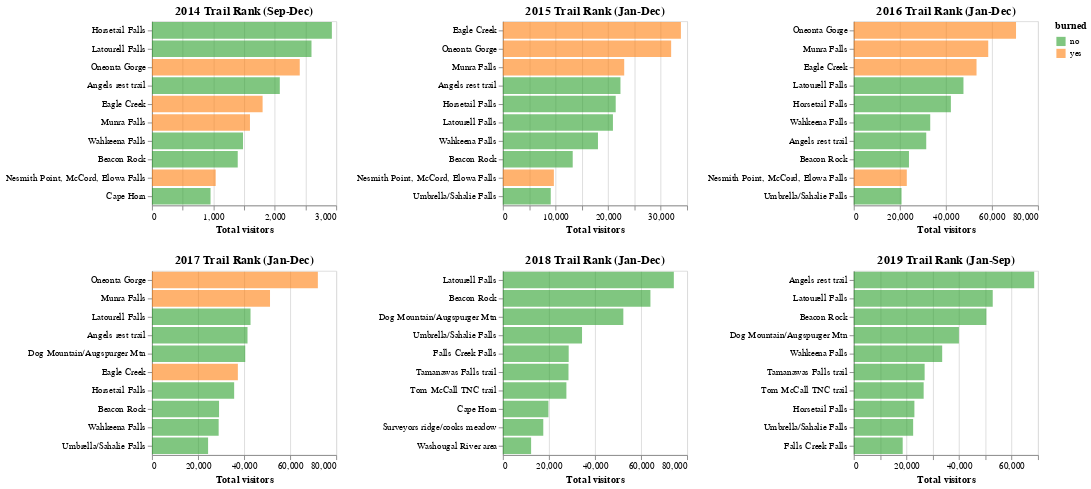

The notebook cell saved with this chart:
### Code cell
chart2014 = alt.Chart(popularity2014[0:10]).mark_bar(opacity=0.6).encode(
    y=alt.Y('Name:N', title = '', sort='-x'),
    x=alt.X('tot_vis:Q', title = 'Total visitors'),
    color = alt.Color('burned:N', scale=alt.Scale(range=colorCustom))
).properties(
    title='2014 Trail Rank (Sep-Dec)',
    width=200,
    height=200,
)

chart2015 = alt.Chart(popularity2015[0:10]).mark_bar(opacity=0.6).encode(
    y=alt.Y('Name:N', title = '', sort='-x'),
    x=alt.X('tot_vis:Q', title = 'Total visitors'),
    color = alt.Color('burned:N', scale=alt.Scale(range=colorCustom))
).properties(
    title='2015 Trail Rank (Jan-Dec)',
    width=200,
    height=200,
)

chart2016 = alt.Chart(popularity2016[0:10]).mark_bar(opacity=0.6).encode(
    y=alt.Y('Name:N', title = '', sort='-x'),
    x=alt.X('tot_vis:Q', title = 'Total visitors'),
    color = alt.Color('burned:N', scale=alt.Scale(range=colorCustom))
).properties(
    title='2016 Trail Rank (Jan-Dec)',
    width=200,
    height=200,
)

chart2017 = alt.Chart(popularity2017[0:10]).mark_bar(opacity=0.6).encode(
    y=alt.Y('Name:N', title = '', sort='-x'),
    x=alt.X('tot_vis:Q', title = 'Total visitors'),
    color = alt.Color('burned:N', scale=alt.Scale(range=colorCustom))
).properties(
    title='2017 Trail Rank (Jan-Dec)',
    width=200,
    height=200,
)

chart2018 = alt.Chart(popularity2018[0:10]).mark_bar(opacity=0.6).encode(
    y=alt.Y('Name:N', title = '', sort='-x'),
    x=alt.X('tot_vis:Q', title = 'Total visitors'),
    color = alt.Color('burned:N', scale=alt.Scale(range=colorCustom))
).properties(
    title='2018 Trail Rank (Jan-Dec)',
    width=200,
    height=200,
)

chart2019 = alt.Chart(popularity2019[0:10]).mark_bar(opacity=0.6).encode(
    y=alt.Y('Name:N', title = '', sort='-x'),
    x=alt.X('tot_vis:Q', title = 'Total visitors'),
    color = alt.Color('burned:N', scale=alt.Scale(range=colorCustom))
).properties(
    title='2019 Trail Rank (Jan-Sep)',
    width=200,
    height=200,
)

trail_popularity = chart2014 & chart2017 | chart2015 & chart2018 | chart2016 & chart2019
trail_popularity

### Figure 1 — Vega-Lite specification as saved in the notebook (floating-point values rounded to 4 significant figures)
{"config": {"view": {"continuousWidth": 400, "continuousHeight": 300}}, "hconcat": [{"vconcat": [{"data": {"name": "data-bacd5f5253fc859160ec9c64932429ca"}, "mark": {"type": "bar", "opacity": 0.6}, "encoding": {"color": {"field": "burned", "scale": {"range": ["#2ca02c", "#ff7f0e"]}, "type": "nominal"}, "x": {"field": "tot_vis", "title": "Total visitors", "type": "quantitative"}, "y": {"field": "Name", "sort": "-x", "title": "", "type": "nominal"}}, "height": 200, "title": "2014 Trail Rank (Sep-Dec)", "width": 200}, {"data": {"name": "data-87a51642dc098e4f5cc2fa7a485e9f26"}, "mark": {"type": "bar", "opacity": 0.6}, "encoding": {"color": {"field": "burned", "scale": {"range": ["#2ca02c", "#ff7f0e"]}, "type": "nominal"}, "x": {"field": "tot_vis", "title": "Total visitors", "type": "quantitative"}, "y": {"field": "Name", "sort": "-x", "title": "", "type": "nominal"}}, "height": 200, "title": "2017 Trail Rank (Jan-Dec)", "width": 200}]}, {"vconcat": [{"data": {"name": "data-9c7b3c07b20a77b86696ec802eba4d14"}, "mark": {"type": "bar", "opacity": 0.6}, "encoding": {"color": {"field": "burned", "scale": {"range": ["#2ca02c", "#ff7f0e"]}, "type": "nominal"}, "x": {"field": "tot_vis", "title": "Total visitors", "type": "quantitative"}, "y": {"field": "Name", "sort": "-x", "title": "", "type": "nominal"}}, "height": 200, "title": "2015 Trail Rank (Jan-Dec)", "width": 200}, {"data": {"name": "data-63c4d6c2dfa09b54b23f5ed2e7f22a83"}, "mark": {"type": "bar", "opacity": 0.6}, "encoding": {"color": {"field": "burned", "scale": {"range": ["#2ca02c", "#ff7f0e"]}, "type": "nominal"}, "x": {"field": "tot_vis", "title": "Total visitors", "type": "quantitative"}, "y": {"field": "Name", "sort": "-x", "title": "", "type": "nominal"}}, "height": 200, "title": "2018 Trail Rank (Jan-Dec)", "width": 200}]}, {"vconcat": [{"data": {"name": "data-45b306441136b1d63822767d1637168c"}, "mark": {"type": "bar", "opacity": 0.6}, "encoding": {"color": {"field": "burned", "scale": {"range": ["#2ca02c", "#ff7f0e"]}, "type": "nominal"}, "x": {"field": "tot_vis", "title": "Total visitors", "type": "quantitative"}, "y": {"field": "Name", "sort": "-x", "title": "", "type": "nominal"}}, "height": 200, "title": "2016 Trail Rank (Jan-Dec)", "width": 200}, {"data": {"name": "data-fe1f5c1c9ab153f57661f30cb21b34a9"}, "mark": {"type": "bar", "opacity": 0.6}, "encoding": {"color": {"field": "burned", "scale": {"range": ["#2ca02c", "#ff7f0e"]}, "type": "nominal"}, "x": {"field": "tot_vis", "title": "Total visitors", "type": "quantitative"}, "y": {"field": "Name", "sort": "-x", "title": "", "type": "nominal"}}, "height": 200, "title": "2019 Trail Rank (Jan-Sep)", "width": 200}]}], "$schema": "https://vega.github.io/schema/vega-lite/v4.17.0.json", "datasets": {"data-bacd5f5253fc859160ec9c64932429ca": [{"Name": "Horsetail Falls", "burned": "no", "tot_vis": 2930}, {"Name": "Latourell Falls", "burned": "no", "tot_vis": 2598}, {"Name": "Oneonta Gorge", "burned": "yes", "tot_vis": 2407}, {"Name": "Angels rest trail", "burned": "no", "tot_vis": 2082}, {"Name": "Eagle Creek", "burned": "yes", "tot_vis": 1802}, {"Name": "Munra Falls", "burned": "yes", "tot_vis": 1596}, {"Name": "Wahkeena Falls", "burned": "no", "tot_vis": 1483}, {"Name": "Beacon Rock", "burned": "no", "tot_vis": 1397}, {"Name": "Nesmith Point, McCord, Elowa Falls", "burned": "yes", "tot_vis": 1038}, {"Name": "Cape Horn", "burned": "no", "tot_vis": 954}], "data-87a51642dc098e4f5cc2fa7a485e9f26": [{"Name": "Oneonta Gorge", "burned": "yes", "tot_vis": 72051}, {"Name": "Munra Falls", "burned": "yes", "tot_vis": 51272}, {"Name": "Latourell Falls", "burned": "no", "tot_vis": 42807}, {"Name": "Angels rest trail", "burned": "no", "tot_vis": 41500}, {"Name": "Dog Mountain/Augspurger Mtn", "burned": "no", "tot_vis": 40506}, {"Name": "Eagle Creek", "burned": "yes", "tot_vis": 37306}, {"Name": "Horsetail Falls", "burned": "no", "tot_vis": 35697}, {"Name": "Beacon Rock", "burned": "no", "tot_vis": 29133}, {"Name": "Wahkeena Falls", "burned": "no", "tot_vis": 28969}, {"Name": "Umbrella/Sahalie Falls", "burned": "no", "tot_vis": 24377}], "data-9c7b3c07b20a77b86696ec802eba4d14": [{"Name": "Eagle Creek", "burned": "yes", "tot_vis": 33831}, {"Name": "Oneonta Gorge", "burned": "yes", "tot_vis": 31974}, {"Name": "Munra Falls", "burned": "yes", "tot_vis": 23056}, {"Name": "Angels rest trail", "burned": "no", "tot_vis": 22343}, {"Name": "Horsetail Falls", "burned": "no", "tot_vis": 21442}, {"Name": "Latourell Falls", "burned": "no", "tot_vis": 20915}, {"Name": "Wahkeena Falls", "burned": "no", "tot_vis": 18071}, {"Name": "Beacon Rock", "burned": "no", "tot_vis": 13271}, {"Name": "Nesmith Point, McCord, Elowa Falls", "burned": "yes", "tot_vis": 9691}, {"Name": "Umbrella/Sahalie Falls", "burned": "no", "tot_vis": 9098}], "data-63c4d6c2dfa09b54b23f5ed2e7f22a83": [{"Name": "Latourell Falls", "burned": "no", "tot_vis": 74255}, {"Name": "Beacon Rock", "burned": "no", "tot_vis": 64087}, {"Name": "Dog Mountain/Augspurger Mtn", "burned": "no", "tot_vis": 52322}, {"Name": "Umbrella/Sahalie Falls", "burned": "no", "tot_vis": 34380}, {"Name": "Falls Creek Falls", "burned": "no", "tot_vis": 28593}, {"Name": "Tamanawas Falls trail", "burned": "no", "tot_vis": 28504}, {"Name": "Tom McCall TNC trail", "burned": "no", "tot_vis": 27592}, {"Name": "Cape Horn", "burned": "no", "tot_vis": 19786}, {"Name": "Surveyors ridge/cooks meadow", "burned": "no", "tot_vis": 17554}, {"Name": "Washougal River area", "burned": "no", "tot_vis": 12269}], "data-45b306441136b1d63822767d1637168c": [{"Name": "Oneonta Gorge", "burned": "yes", "tot_vis": 70473}, {"Name": "Munra Falls", "burned": "yes", "tot_vis": 58401}, {"Name": "Eagle Creek", "burned": "yes", "tot_vis": 53320}, {"Name": "Latourell Falls", "burned": "no", "tot_vis": 47640}, {"Name": "Horsetail Falls", "burned": "no", "tot_vis": 42181}, {"Name": "Wahkeena Falls", "burned": "no", "tot_vis": 33210}, {"Name": "Angels rest trail", "burned": "no", "tot_vis": 31474}, {"Name": "Beacon Rock", "burned": "no", "tot_vis": 23973}, {"Name": "Nesmith Point, McCord, Elowa Falls", "burned": "yes", "tot_vis": 23033}, {"Name": "Umbrella/Sahalie Falls", "burned": "no", "tot_vis": 20755}], "data-fe1f5c1c9ab153f57661f30cb21b34a9": [{"Name": "Angels rest trail", "burned": "no", "tot_vis": 68565}, {"Name": "Latourell Falls", "burned": "no", "tot_vis": 52813}, {"Name": "Beacon Rock", "burned": "no", "tot_vis": 50388}, {"Name": "Dog Mountain/Augspurger Mtn", "burned": "no", "tot_vis": 39955}, {"Name": "Wahkeena Falls", "burned": "no", "tot_vis": 33601}, {"Name": "Tamanawas Falls trail", "burned": "no", "tot_vis": 26932}, {"Name": "Tom McCall TNC trail", "burned": "no", "tot_vis": 26559}, {"Name": "Horsetail Falls", "burned": "no", "tot_vis": 23039}, {"Name": "Umbrella/Sahalie Falls", "burned": "no", "tot_vis": 22566}, {"Name": "Falls Creek Falls", "burned": "no", "tot_vis": 18591}]}}
